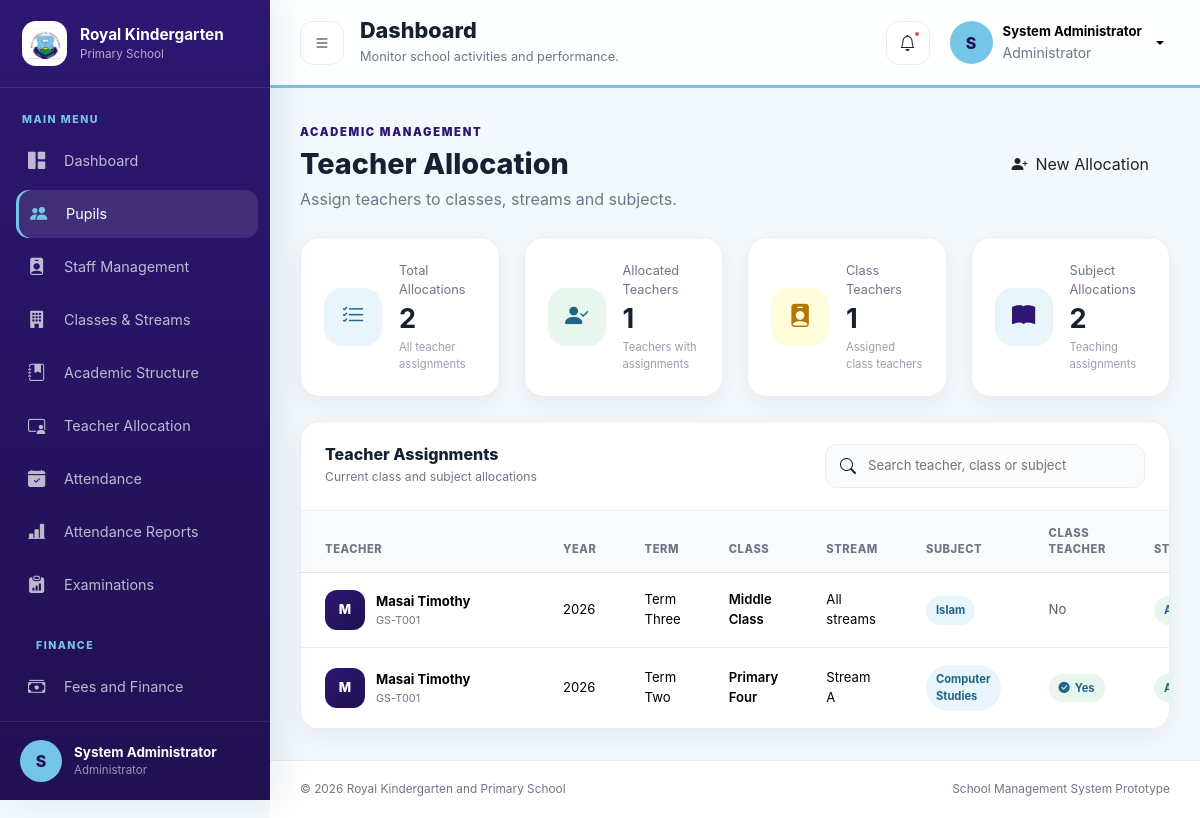
The page /teacher-allocations/index.php (signed in) on the database its author committed.
### tables this page shows
CREATE TABLE `teacher_allocations` (
  `id` int(10) UNSIGNED NOT NULL,
  `staff_id` int(10) UNSIGNED NOT NULL,
  `academic_year_id` int(10) UNSIGNED NOT NULL,
  `term_id` int(10) UNSIGNED NOT NULL,
  `class_id` int(10) UNSIGNED NOT NULL,
  `stream_id` int(10) UNSIGNED DEFAULT NULL,
  `subject_id` int(10) UNSIGNED DEFAULT NULL,
  `is_class_teacher` tinyint(1) NOT NULL DEFAULT 0,
  `status` enum('Active','Inactive') NOT NULL DEFAULT 'Active',
  `created_at` timestamp NOT NULL DEFAULT current_timestamp(),
  `updated_at` timestamp NOT NULL DEFAULT current_timestamp() ON UPDATE current_timestamp()
);

CREATE TABLE `staff` (
  `id` int(10) UNSIGNED NOT NULL,
  `staff_number` varchar(50) NOT NULL,
  `first_name` varchar(80) DEFAULT NULL,
  `middle_name` varchar(80) DEFAULT NULL,
  `last_name` varchar(80) DEFAULT NULL,
  `full_name` varchar(150) DEFAULT NULL,
  `gender` enum('Male','Female') NOT NULL,
  `date_of_birth` date DEFAULT NULL,
  `nationality` varchar(80) NOT NULL DEFAULT 'Ugandan',
  `religion` varchar(80) DEFAULT NULL,
  `national_id_number` varchar(40) DEFAULT NULL,
  `marital_status` enum('Single','Married','Divorced','Widowed','Separated') DEFAULT NULL,
  `phone` varchar(30) DEFAULT NULL,
  `alternative_phone` varchar(30) DEFAULT NULL,
  `email` varchar(150) DEFAULT NULL,
  `district` varchar(100) DEFAULT NULL,
  `sub_county` varchar(100) DEFAULT NULL,
  `village` varchar(100) DEFAULT NULL,
  `home_address` text DEFAULT NULL,
  `staff_category` enum('Teaching Staff','Non-Teaching Staff','Administration') NOT NULL DEFAULT 'Teaching Staff',
  `department` varchar(100) DEFAULT NULL,
  `designation` varchar(120) DEFAULT NULL,
  `employment_type` enum('Permanent','Contract','Part-Time','Volunteer','Probation') NOT NULL DEFAULT 'Permanent',
  `appointment_date` date DEFAULT NULL,
  `qualification` varchar(180) DEFAULT NULL,
  `specialization` varchar(150) DEFAULT NULL,
  `teaching_registration_number` varchar(80) DEFAULT NULL,
  `tin_number` varchar(50) DEFAULT NULL,
  `nssf_number` varchar(50) DEFAULT NULL,
  `bank_name` varchar(100) DEFAULT NULL,
  `bank_account_name` varchar(150) DEFAULT NULL,
  `bank_account_number` varchar(80) DEFAULT NULL,
  `next_of_kin_name` varchar(150) DEFAULT NULL,
  `next_of_kin_phone` varchar(30) DEFAULT NULL,
  `next_of_kin_relationship` varchar(80) DEFAULT NULL,
  `emergency_contact_name` varchar(150) DEFAULT NULL,
  `emergency_contact_phone` varchar(30) DEFAULT NULL,
  `medical_information` text DEFAULT NULL,
  `photo` varchar(255) DEFAULT NULL,
  `position` varchar(100) DEFAULT NULL,
  `employment_status` enum('Active','On Leave','Suspended','Retired','Resigned','Terminated','Inactive') NOT NULL DEFAULT 'Active',
  `created_at` timestamp NOT NULL DEFAULT current_timestamp(),
  `updated_at` timestamp NOT NULL DEFAULT current_timestamp() ON UPDATE current_timestamp()
);

CREATE TABLE `academic_years` (
  `id` int(10) UNSIGNED NOT NULL,
  `year_name` varchar(20) NOT NULL,
  `start_date` date NOT NULL,
  `end_date` date NOT NULL,
  `is_current` tinyint(1) NOT NULL DEFAULT 0,
  `status` enum('Active','Closed') NOT NULL DEFAULT 'Active',
  `created_at` timestamp NOT NULL DEFAULT current_timestamp(),
  `updated_at` timestamp NOT NULL DEFAULT current_timestamp() ON UPDATE current_timestamp()
);

CREATE TABLE `terms` (
  `id` int(10) UNSIGNED NOT NULL,
  `academic_year_id` int(10) UNSIGNED NOT NULL,
  `term_name` enum('Term One','Term Two','Term Three') NOT NULL,
  `start_date` date NOT NULL,
  `end_date` date NOT NULL,
  `is_current` tinyint(1) NOT NULL DEFAULT 0,
  `status` enum('Active','Closed') NOT NULL DEFAULT 'Active',
  `created_at` timestamp NOT NULL DEFAULT current_timestamp(),
  `updated_at` timestamp NOT NULL DEFAULT current_timestamp() ON UPDATE current_timestamp()
);

CREATE TABLE `classes` (
  `id` int(10) UNSIGNED NOT NULL,
  `class_name` varchar(50) NOT NULL,
  `class_code` varchar(20) NOT NULL,
  `class_level` int(11) NOT NULL,
  `status` enum('Active','Inactive') DEFAULT 'Active',
  `created_at` timestamp NOT NULL DEFAULT current_timestamp()
);

CREATE TABLE `subjects` (
  `id` int(10) UNSIGNED NOT NULL,
  `subject_name` varchar(100) NOT NULL,
  `subject_code` varchar(30) NOT NULL,
  `subject_category` enum('Core','Optional','Co-curricular') NOT NULL DEFAULT 'Core',
  `applicable_level` enum('Nursery','Lower Primary','Upper Primary','All') NOT NULL DEFAULT 'All',
  `status` enum('Active','Inactive') NOT NULL DEFAULT 'Active',
  `created_at` timestamp NOT NULL DEFAULT current_timestamp(),
  `updated_at` timestamp NOT NULL DEFAULT current_timestamp() ON UPDATE current_timestamp()
);

CREATE TABLE `streams` (
  `id` int(10) UNSIGNED NOT NULL,
  `class_id` int(10) UNSIGNED NOT NULL,
  `stream_name` varchar(50) NOT NULL,
  `stream_code` varchar(20) DEFAULT NULL,
  `status` enum('Active','Inactive') DEFAULT 'Active',
  `created_at` timestamp NOT NULL DEFAULT current_timestamp()
);

### teacher-allocations/index.php (the view, shortened to what the rows shown need)
<?php
require_once __DIR__ . '/../config/database.php';
$sql = '
    SELECT
        teacher_allocations.id,
        teacher_allocations.is_class_teacher,
        teacher_allocations.status,
        staff.staff_number,
        staff.first_name,
        staff.middle_name,
        staff.last_name,
        staff.full_name,
        staff.designation,
        academic_years.year_name,
        terms.term_name,
        classes.class_name,
        streams.stream_name,
        subjects.subject_name,
        subjects.subject_code
    FROM teacher_allocations
    INNER JOIN staff
        ON staff.id = teacher_allocations.staff_id
    INNER JOIN academic_years
        ON academic_years.id =
            teacher_allocations.academic_year_id
    INNER JOIN terms
        ON terms.id = teacher_allocations.term_id
    INNER JOIN classes
        ON classes.id = teacher_allocations.class_id
    LEFT JOIN streams
        ON streams.id = teacher_allocations.stream_id
    LEFT JOIN subjects
        ON subjects.id = teacher_allocations.subject_id
    WHERE 1 = 1
';
$parameters = [];
$sql .= '
    ORDER BY
        academic_years.year_name DESC,
        terms.id DESC,
        classes.class_level,
        streams.stream_name,
        staff.first_name
';
$statement = $pdo->prepare($sql);
$statement->execute($parameters);
$allocations = $statement->fetchAll();
function allocationTeacherName(array $allocation): string
{
    $name = trim(
        ($allocation['first_name'] ?? '') . ' ' .
        ($allocation['middle_name'] ?? '') . ' ' .
        ($allocation['last_name'] ?? '')
    );
    if ($name !== '') {
        return $name;
    }
    return trim(
        (string) (
            $allocation['full_name']
            ?? 'Unknown Teacher'
        )
    );
}
?>
<!DOCTYPE html>
<html lang="en">
<head>
    <link
        href="https://cdn.jsdelivr.net/npm/bootstrap@5.3.3/dist/css/bootstrap.min.css"
        rel="stylesheet"
    >
    <link
        href="https://cdn.jsdelivr.net/npm/bootstrap-icons@1.11.3/font/bootstrap-icons.min.css"
        rel="stylesheet"
    >
    <link
        href="../assets/css/style.css"
        rel="stylesheet"
    >
</head>
<body class="dashboard-page">
<div class="app-main" id="appMain">
    <?php require_once __DIR__ . '/../includes/header.php'; ?>
    <main class="app-content">
        <section class="module-heading">
            <div>
                <h2>Teacher Allocation</h2>
            </div>
        </section>
        <section class="dashboard-card">
            <div class="table-responsive">
                <table class="table dashboard-table align-middle">
                    <thead>
                        <tr>
                            <th>Teacher</th>
                            <th>Year</th>
                            <th>Term</th>
                            <th>Class</th>
                            <th>Stream</th>
                            <th>Subject</th>
                            <th>Class Teacher</th>
                            <th>Status</th>
                        </tr>
                    </thead>
                    <tbody>
                    <?php if ($allocations === []): ?>
                        <tr>
                            <td colspan="9">
                                <div class="empty-state">
                                    <i class="bi bi-person-video3"></i>
                                    <strong>
                                        No teacher allocations found
                                    </strong>
                                    <span>
                                        Create the first teacher assignment.
                                    </span>
                                </div>
                            </td>
                        </tr>
                    <?php else: ?>
                        <?php foreach ($allocations as $allocation): ?>
                            <?php
                            $teacherName =
                                allocationTeacherName($allocation);
                            ?>
                            <tr>
                                <td>
                                    <div class="allocation-teacher">
                                        <span class="allocation-avatar">
                                            <?= htmlspecialchars(
                                                strtoupper(
                                                    substr(
                                                        $teacherName,
                                                        0,
                                                        1
                                                    )
                                                )
                                            ) ?>
                                        </span>
                                        <div>
                                            <strong>
                                                <?= htmlspecialchars(
                                                    $teacherName
                                                ) ?>
                                            </strong>
                                            <small>
                                                <?= htmlspecialchars(
                                                    $allocation[
                                                        'staff_number'
                                                    ]
                                                ) ?>
                                            </small>
                                        </div>
                                    </div>
                                </td>
                                <td>
                                    <?= htmlspecialchars(
                                        $allocation['year_name']
                                    ) ?>
                                </td>
                                <td>
                                    <?= htmlspecialchars(
                                        $allocation['term_name']
                                    ) ?>
                                </td>
                                <td class="fw-semibold">
                                    <?= htmlspecialchars(
                                        $allocation['class_name']
                                    ) ?>
                                </td>
                                <td>
                                    <?= htmlspecialchars(
                                        $allocation[
                                            'stream_name'
                                        ] ?? 'All streams'
                                    ) ?>
                                </td>
                                <td>
                                    <?php if (
                                        !empty(
                                            $allocation['subject_name']
                                        )
                                    ): ?>
                                        <span class="subject-allocation-badge">
                                            <?= htmlspecialchars(
                                                $allocation[
                                                    'subject_name'
                                                ]
                                            ) ?>
                                        </span>
                                    <?php else: ?>
                                        <span class="text-muted">
                                            No subject
                                        </span>
                                    <?php endif; ?>
                                </td>
                                <td>
                                    <?php if (
                                        (int) $allocation[
                                            'is_class_teacher'
                                        ] === 1
                                    ): ?>
                                        <span class="class-teacher-badge">
                                            <i class="bi bi-check-circle-fill"></i>
                                            Yes
                                        </span>
                                    <?php else: ?>
                                        <span class="text-muted">
                                            No
                                        </span>
                                    <?php endif; ?>
                                </td>
                                <td>
                                    <span class="status-badge status-active">
                                    </span>
                                </td>
                            </tr>
                        <?php endforeach; ?>
                    <?php endif; ?>
                    </tbody>
                </table>
            </div>
        </section>
    </main>
</div>
</body>
</html>

### rows shown on the page
teacher_allocations: staff.last_name "M", staff.last_name "Masai Timothy", staff.staff_number "GS-T001", academic_year.year_name "2026", term.term_name "Term Three", class.class_name "Middle Class", allocation "All streams", subject.subject_name "Islam", is_class_teacher "No"
teacher_allocations: staff.last_name "M", staff.last_name "Masai Timothy", staff.staff_number "GS-T001", academic_year.year_name "2026", term.term_name "Term Two", class.class_name "Primary Four", stream.stream_name "Stream A", subject.subject_name "Computer Studies", is_class_teacher 1 (drawn)

### other values the page prints
substr($_SESSION['full_name'], 0, 1) "S"
$_SESSION['full_name'] "System Administrator"
$_SESSION['role'] "Administrator"
$totalAllocations "2"
$totalTeachersAllocated "1"
$totalClassTeachers "1"
$totalSubjectsAllocated "2"
